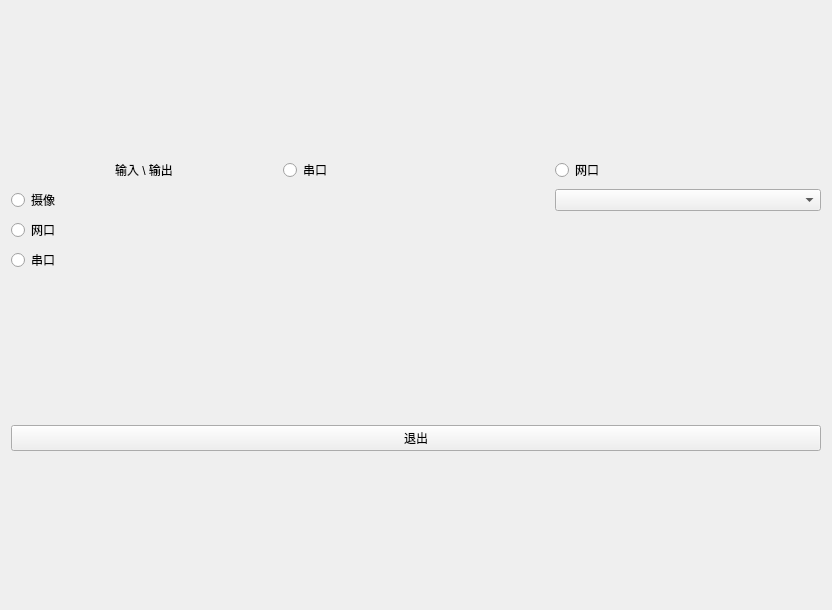
<?xml version="1.0" encoding="UTF-8"?>
<ui version="4.0">
 <class>flow_blck</class>
 <widget class="QWidget" name="flow_blck">
  <property name="geometry">
   <rect>
    <x>0</x>
    <y>0</y>
    <width>832</width>
    <height>610</height>
   </rect>
  </property>
  <property name="windowTitle">
   <string>Form</string>
  </property>
  <layout class="QVBoxLayout" name="verticalLayout" stretch="5,0">
   <item>
    <layout class="QGridLayout" name="gridLayout">
     <item row="1" column="0">
      <widget class="QRadioButton" name="ui_video_in">
       <property name="text">
        <string>摄像</string>
       </property>
      </widget>
     </item>
     <item row="2" column="0">
      <widget class="QRadioButton" name="ui_net_in">
       <property name="text">
        <string>网口</string>
       </property>
      </widget>
     </item>
     <item row="3" column="0">
      <widget class="QRadioButton" name="ui_uart_in">
       <property name="text">
        <string>串口</string>
       </property>
      </widget>
     </item>
     <item row="0" column="1">
      <widget class="QRadioButton" name="ui_uart_out">
       <property name="text">
        <string>串口</string>
       </property>
      </widget>
     </item>
     <item row="0" column="2">
      <widget class="QRadioButton" name="ui_net_out">
       <property name="text">
        <string>网口</string>
       </property>
      </widget>
     </item>
     <item row="0" column="0">
      <widget class="QLabel" name="label">
       <property name="text">
        <string>输入 \ 输出</string>
       </property>
       <property name="alignment">
        <set>Qt::AlignCenter</set>
       </property>
      </widget>
     </item>
     <item row="1" column="2">
      <widget class="QComboBox" name="ui_video_to_net"/>
     </item>
    </layout>
   </item>
   <item>
    <widget class="QPushButton" name="ui_close">
     <property name="text">
      <string>退出</string>
     </property>
    </widget>
   </item>
  </layout>
 </widget>
 <resources/>
 <connections/>
</ui>
